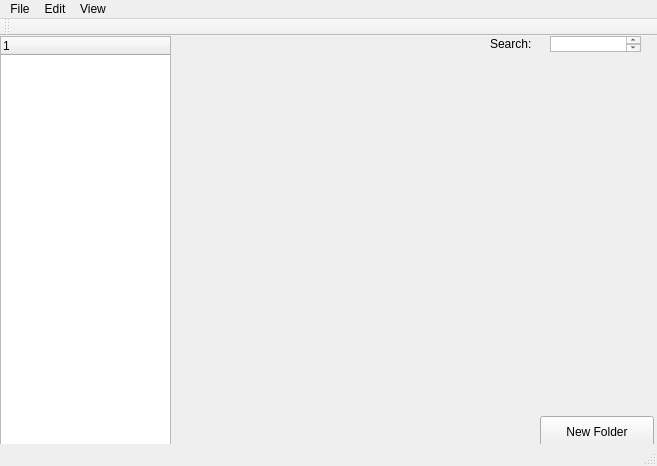
<?xml version="1.0" encoding="UTF-8"?>
<ui version="4.0">
 <class>MainWindow</class>
 <widget class="QMainWindow" name="MainWindow">
  <property name="geometry">
   <rect>
    <x>0</x>
    <y>0</y>
    <width>657</width>
    <height>466</height>
   </rect>
  </property>
  <property name="windowTitle">
   <string>MainWindow</string>
  </property>
  <property name="autoFillBackground">
   <bool>false</bool>
  </property>
  <widget class="QWidget" name="centralWidget">
   <widget class="QTreeWidget" name="treeWidget">
    <property name="geometry">
     <rect>
      <x>0</x>
      <y>0</y>
      <width>171</width>
      <height>421</height>
     </rect>
    </property>
    <column>
     <property name="text">
      <string notr="true">1</string>
     </property>
    </column>
   </widget>
   <widget class="QTextEdit" name="textEdit">
    <property name="geometry">
     <rect>
      <x>550</x>
      <y>0</y>
      <width>91</width>
      <height>16</height>
     </rect>
    </property>
   </widget>
   <widget class="QLabel" name="label">
    <property name="geometry">
     <rect>
      <x>490</x>
      <y>0</y>
      <width>62</width>
      <height>16</height>
     </rect>
    </property>
    <property name="text">
     <string>Search:</string>
    </property>
   </widget>
   <widget class="QPushButton" name="pushButton">
    <property name="geometry">
     <rect>
      <x>540</x>
      <y>380</y>
      <width>114</width>
      <height>32</height>
     </rect>
    </property>
    <property name="text">
     <string>New Folder</string>
    </property>
   </widget>
  </widget>
  <widget class="QMenuBar" name="menuBar">
   <property name="geometry">
    <rect>
     <x>0</x>
     <y>0</y>
     <width>657</width>
     <height>22</height>
    </rect>
   </property>
   <widget class="QMenu" name="menuFile">
    <property name="title">
     <string>File</string>
    </property>
    <addaction name="actionNew"/>
    <addaction name="actionNew_Folder"/>
   </widget>
   <widget class="QMenu" name="menuEdit">
    <property name="title">
     <string>Edit</string>
    </property>
    <addaction name="actionCopy"/>
    <addaction name="actionCut"/>
    <addaction name="actionPaste"/>
   </widget>
   <widget class="QMenu" name="menuView">
    <property name="title">
     <string>View</string>
    </property>
    <addaction name="actionGrid"/>
    <addaction name="actionList"/>
   </widget>
   <addaction name="menuFile"/>
   <addaction name="menuEdit"/>
   <addaction name="menuView"/>
  </widget>
  <widget class="QToolBar" name="mainToolBar">
   <attribute name="toolBarArea">
    <enum>TopToolBarArea</enum>
   </attribute>
   <attribute name="toolBarBreak">
    <bool>false</bool>
   </attribute>
  </widget>
  <widget class="QStatusBar" name="statusBar"/>
  <action name="actionNew">
   <property name="text">
    <string>New File</string>
   </property>
  </action>
  <action name="actionNew_Folder">
   <property name="text">
    <string>New Folder</string>
   </property>
  </action>
  <action name="actionCopy">
   <property name="text">
    <string>Copy</string>
   </property>
  </action>
  <action name="actionCut">
   <property name="text">
    <string>Cut</string>
   </property>
  </action>
  <action name="actionPaste">
   <property name="text">
    <string>Paste</string>
   </property>
  </action>
  <action name="actionGrid">
   <property name="text">
    <string>Grid</string>
   </property>
  </action>
  <action name="actionList">
   <property name="text">
    <string>List</string>
   </property>
  </action>
 </widget>
 <layoutdefault spacing="6" margin="11"/>
 <resources/>
 <connections>
  <connection>
   <sender>actionNew</sender>
   <signal>triggered()</signal>
   <receiver>MainWindow</receiver>
   <slot>close()</slot>
   <hints>
    <hint type="sourcelabel">
     <x>-1</x>
     <y>-1</y>
    </hint>
    <hint type="destinationlabel">
     <x>199</x>
     <y>149</y>
    </hint>
   </hints>
  </connection>
 </connections>
</ui>
